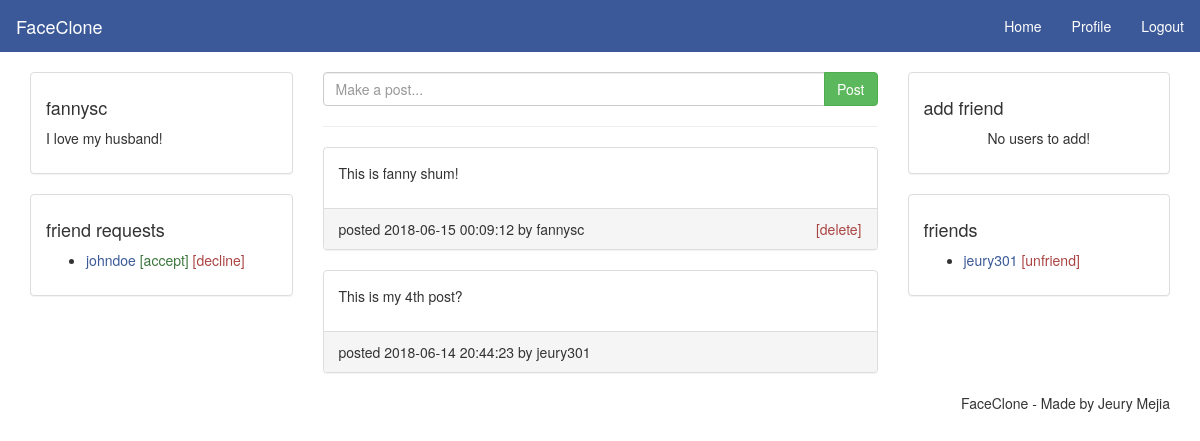
The app's page /home.php (signed in) with its own data.
### tables this page shows
CREATE TABLE `users` (
  `id` int(11) NOT NULL,
  `username` varchar(30) NOT NULL,
  `password` varchar(255) NOT NULL,
  `status` varchar(150) NOT NULL,
  `profile_image_url` varchar(200) NOT NULL,
  `location` varchar(30) NOT NULL
);

CREATE TABLE `posts` (
  `id` int(11) NOT NULL,
  `content` text NOT NULL,
  `user_id` int(11) NOT NULL,
  `created_at` datetime NOT NULL DEFAULT CURRENT_TIMESTAMP,
  `status` varchar(255) NOT NULL,
  `profile_image_url` varchar(255) NOT NULL
);

CREATE TABLE `friends` (
  `id` int(11) NOT NULL,
  `user_id` int(11) NOT NULL,
  `friend_id` int(11) NOT NULL
);

### home.php (the view, shortened to what this page needs)
<?php require_once "functions.php"; ?>
<?php include "header.php" ?>
  <main class="container">
    <div class="row">
      <div class="col-md-3">
        <div class="panel panel-default">
          <div class="panel-body">
            <h4><?php echo $_SESSION['user_username']?></h4>
            <p>
              <?php
                $sql_current_user = "SELECT status FROM users WHERE id = {$_SESSION['user_id']}";
                $current_user = $conn->query($sql_current_user);
                if($current_user->num_rows > 0){
                      while($final_user = $current_user->fetch_assoc()){
                        echo $final_user['status'];
                  }
                }
              ?>
            </p>
          </div>
        </div>
        <div class="panel panel-default">
          <div class="panel-body">
            <h4>friend requests</h4>
            <ul>
              <li>
                <a href="#">johndoe</a>
                <a class="text-success" href="#">[accept]</a>
                <a class="text-danger" href="#">[decline]</a>
              </li>
            </ul>
          </div>
        </div>
      </div>
      <div class="col-md-6">
        <form method="post" action="php/create-post.php">
          <div class="input-group">
            <input class="form-control" type="text" name="content" placeholder="Make a post...">
            <span class="input-group-btn">
              <button class="btn btn-success" type="submit" name="post">Post</button>
            </span>
          </div>
        </form><hr>
        <div>
          <?php
              $sql = "SELECT * FROM posts ORDER BY created_at DESC";
              $result = $conn->query($sql);
              if($result->num_rows >0){
                  while($post = $result->fetch_assoc()){
          ?>
          <div class="panel panel-default">
            <div class="panel-body">
              <p><?php echo $post['content'];?></p>
            </div>
            <div class="panel-footer">
              <span>posted <?php echo $post['created_at'];?> by
                <?php
                    $sql_user = "SELECT username FROM users WHERE id = {$post['user_id']}";
                    $result_user = $conn->query($sql_user);
                    if($result_user->num_rows > 0){
                      while($user = $result_user->fetch_assoc()){
                        echo $user['username'];
                      }
                    }
                ?></span>
              <?php
                if($post['user_id'] == $_SESSION['user_id']){
                ?>
                  <span class="pull-right"><a class="text-danger" href="php/delete-post.php?id=<?php echo $post['id'] ?>">[delete]</a></span>
              <?php
                }
              ?>
            </div>
          </div>
          <?php
              }
            } else {
          ?>
          <p class="text-danger">No posts! yet! </p>
          <?php
            }
          ?>
        </div>
      </div>
      <div class="col-md-3">
        <div class="panel panel-default">
          <div class="panel-body">
            <h4>add friend</h4>
            <?php
                $sql = "SELECT id, username, (SELECT COUNT(*) FROM friends WHERE friends.user_id = users.id AND friends.friend_id = {$_SESSION['user_id']}) AS is_friend FROM users WHERE id != {$_SESSION['user_id']} HAVING is_friend = 0";
                $result = $conn->query($sql);
                if($result->num_rows > 0){
                  ?><ul><?php
                      while($fc_user = $result->fetch_assoc()){
                        ?>
                        <li>
                          <a href="profile.php?username=<?php echo $fc_user['username']; ?>"><?php echo $fc_user['username']; ?></a>
                          <a href="php/add-friend.php?uid=<?php echo $fc_user['id']?>">[add]</a>
                        </li>
                      <?php
                      }
                      ?>
                    </ul>
                <?php
                } else {
                ?>
                  <p class="text-center">No users to add!</p>
                <?php
                }
                ?>
          </div>
        </div>
        <div class="panel panel-default">
          <div class="panel-body">
            <h4>friends</h4>
            <?php
              $friends_sql = "SELECT * FROM friends WHERE user_id = {$_SESSION['user_id']}";
              $friends_result = $conn->query($friends_sql);
              if($friends_result->num_rows > 0 ){
            ?>  <ul>
            <?php
                while($current_friend = $friends_result->fetch_assoc()){
            ?>
                  <li>
                    <?php
                      $friend_sql = "SELECT * FROM users WHERE id = {$current_friend['friend_id']}";
                      $friend_result = $conn->query($friend_sql);
                      $friend_info = $friend_result->fetch_assoc();
                    ?>
                    <a href="profile.php?username=<?php echo $friend_info['username']; ?>">
                      <?php echo $friend_info['username']; ?>
                    </a>
                    <a class="text-danger" href="php/remove-friend.php?friend_id=<?php echo $current_friend['friend_id']?>">[unfriend]</a>
                  </li>
                <?php
                }
                ?>
                </ul>
            <?php
            }
            ?>
          </div>
        </div>
      </div>
    </div>
  </main>
<?php include "footer.php" ?>

### css/style.css (style rules this page uses)
a { color: #3b5998; }

### records on screen
users: status "I love my husband!", username "fannysc"
posts: content "This is fanny shum!", created_at "2018-06-15 00:09:12"
posts: content "This is my 4th post?", created_at "2018-06-14 20:44:23"
users: username "jeury301"
friends: users.username "jeury301"

### other values on screen
$_SESSION['user_username'] "fannysc"
